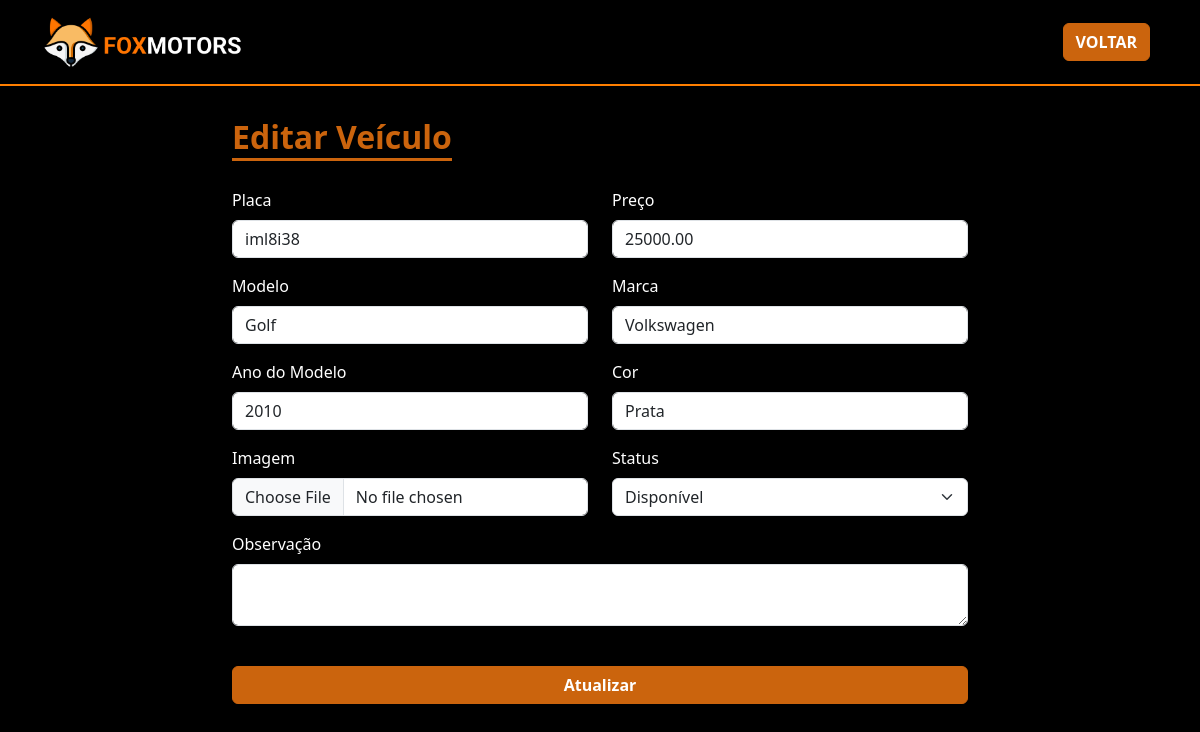
Screenshot of /editarVeiculo.php?id=7 with the database file from the repository.
### tables this page shows
CREATE TABLE `veiculos` (
  `id` int(11) NOT NULL,
  `placa` varchar(7) NOT NULL,
  `modelo` varchar(255) NOT NULL,
  `ano_modelo` int(4) NOT NULL,
  `marca` varchar(100) NOT NULL,
  `cor` varchar(50) NOT NULL,
  `observacao` text DEFAULT NULL,
  `status` enum('disponivel','reservado','manutencao','vendido') NOT NULL,
  `data_registro` timestamp NOT NULL DEFAULT current_timestamp(),
  `preco` decimal(10,2) NOT NULL,
  `imagem` varchar(255) DEFAULT NULL
);

### classes/Veiculo.php (called while the page is built, shortened)
<?php
class Veiculo {
    private $conn;
    public function __construct($db) {
        $this->conn = $db;
    }
    public function buscarPorId($id) {
        try {
            $query = "SELECT * FROM veiculos WHERE id = :id";
            $stmt = $this->conn->prepare($query);
            $stmt->bindParam(':id', $id);
            $stmt->execute();
            return $stmt->fetch(PDO::FETCH_ASSOC);
        } catch (Exception $e) {
            echo "Erro ao buscar veículo: " . $e->getMessage();
            return false;
        }
    }
}
?>

### editarVeiculo.php (the view, shortened to what this page needs)
<?php
include_once './config/config.php';
include_once './classes/Veiculo.php';
if (isset($_GET['id'])) {
    $id = $_GET['id'];
} else {
    header('Location: consultarVeiculo.php');
    exit();
}
$veiculo = new Veiculo($db);
$veiculoData = $veiculo->buscarPorId($id);
?>
<!DOCTYPE html>
<html lang="pt-br">
<head>
    <link href="https://cdn.jsdelivr.net/npm/bootstrap@5.3.0/dist/css/bootstrap.min.css" rel="stylesheet">
    <link href="https://cdn.jsdelivr.net/npm/bootstrap-icons/font/bootstrap-icons.css" rel="stylesheet">
</head>
<body>
    <header>
        <nav class="navbar navbar-expand-lg navbar-dark d-flex align-items-center fixed-top">
            <div class="container">
                <a class="navbar-brand me-auto" href="#home"><img src="./imagens/logo.png" alt="Logo" class="img-fluid"></a>
                <div class="collapse navbar-collapse" id="navbarNav">
                    <ul class="navbar-nav ms-auto d-flex align-items-center">
                        <li class="nav-item"><a class="nav-link fw-bold" href="consultarVeiculo.php"><button class="btn btn-warning fw-bold">VOLTAR</button></a></li>
                    </ul>
                </div>
            </div>
        </nav>
    </header>
    <div class="container mt-5">
        <div class="row justify-content-center">
            <div class="col-md-8">
                <h2 class="titulo">Editar Veículo</h2><br><br>
                <form method="POST" action="atualizarVeiculo.php">
                    <div class="row">
                        <div class="col">
                            <div class="mb-3">
                                <label for="placa" class="form-label">Placa</label>
                                <input type="text" class="form-control" id="placa" name="placa" value="<?php echo $veiculoData['placa']; ?>" required>
                            </div>
                            <div class="mb-3">
                                <label for="modelo" class="form-label">Modelo</label>
                                <input type="text" class="form-control" id="modelo" name="modelo" value="<?php echo $veiculoData['modelo']; ?>" required>
                            </div>
                            <div class="mb-3">
                                <label for="ano_modelo" class="form-label">Ano do Modelo</label>
                                <input type="number" class="form-control" id="ano_modelo" name="ano_modelo" value="<?php echo $veiculoData['ano_modelo']; ?>" required>
                            </div>
                            <div class="mb-3">
                                <label for="imagem" class="form-label">Imagem</label>
                                <input type="file" class="form-control" id="imagem" name="imagem" accept="image/*" required>
                            </div>
                        </div>
                        <div class="col">
                            <div class="mb-3">
                                <label for="preco" class="form-label">Preço</label>
                                <input type="number" step="0.01" class="form-control" id="preco" name="preco" value="<?= $veiculoData['preco']; ?>" required>
                            </div>
                            <div class="mb-3">
                                <label for="marca" class="form-label">Marca</label>
                                <input type="text" class="form-control" id="marca" name="marca" value="<?php echo $veiculoData['marca']; ?>" required>
                            </div>
                            <div class="mb-3">
                                <label for="cor" class="form-label">Cor</label>
                                <input type="text" class="form-control" id="cor" name="cor" value="<?php echo $veiculoData['cor']; ?>" required>
                            </div>
                            <div class="mb-3">
                                <label for="status" class="form-label">Status</label>
                                <select class="form-select" id="status" name="status" required>
                                    <option value="disponivel" <?php echo $veiculoData['status'] == 'disponivel' ? 'selected' : ''; ?>>Disponível</option>
                                </select>
                            </div>
                        </div>
                    </div>
                    <div class="mb-3">
                        <label for="observacao" class="form-label">Observação</label>
                        <textarea class="form-control" id="observacao" name="observacao"><?php echo $veiculoData['observacao']; ?></textarea>
                    </div><br>
                    <button type="submit" class="btn btn-warning w-100 fw-bold">Atualizar</button><br><br>
                </form>
            </div>
        </div>
    </div>
</body>
</html>

### editarVeiculo.php (style rules this page uses)
:root { --primary-color: #cb640d; --background-color: #000; --text-color: #ffffff; --link-color: #cb640d; --border-color: #ff7f00; --hover-color: #f9bb64; }
body { background-color: var(--background-color); color: var(--text-color); padding-top: 70px; }
.navbar { background-color: var(--background-color); border-bottom: 2px solid var(--border-color); }
.navbar-nav .nav-link { color: var(--text-color); }
.navbar-brand img { max-width: 200px; }
.btn-warning { background-color: var(--primary-color); border-color: var(--primary-color); color: var(--text-color); }
.titulo { color: var(--primary-color); font-size: 2rem; font-weight: bold; display: inline-block; position: relative; }
.titulo::after { content: ''; position: absolute; bottom: -5px; left: 0; width: 100%; height: 3px; background-color: var(--primary-color); }

### rows the page displays
veiculos: placa "iml8i38", modelo "Golf", ano_modelo "2010", preco "25000.00", marca "Volkswagen", cor "Prata", status "Disponível"
